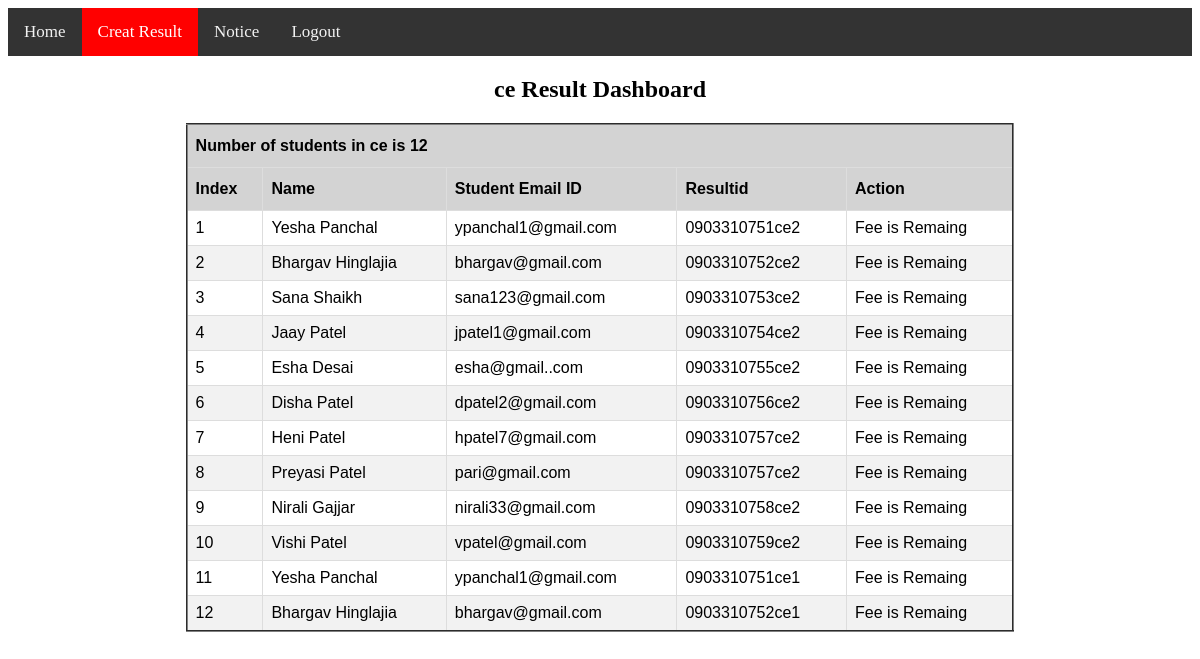
Screenshot of /university/tec_b_and_sem.php (signed in) with the database file from the repository.
### tables this page shows
CREATE TABLE `ce_sem_2` (
  `sno` int(11) NOT NULL,
  `resultid` varchar(15) NOT NULL,
  `full_name` varchar(50) NOT NULL,
  `stu_email` varchar(50) NOT NULL,
  `student_num` varchar(11) NOT NULL,
  `parent_num` varchar(11) NOT NULL,
  `DOB` date NOT NULL,
  `fees_detail` tinyint(1) NOT NULL,
  `photo` varchar(100) NOT NULL
);

### university/tec_b_and_sem.php (the view, shortened to what this page needs)
<!DOCTYPE html>
<html>
<head>
  <link rel="stylesheet" href="https://cdnjs.cloudflare.com/ajax/libs/font-awesome/4.7.0/css/font-awesome.min.css">
</head>
<body>
<?php session_start();
    $branch = $_SESSION["branch"];
?>
    <div class="topnav" id="myTopnav">
  <a href="check_teacher.php">Home</a>
  <a href='<?php echo "tec_b_and_sem.php?branch=$branch";  ?>' class="active">Creat Result</a>
   <a href="show_notice.php?sign=1">Notice</a>
  <a href="teacherlogin.php">Logout</a>
</div>
<?php echo "<center><h2>$branch Result Dashboard <br></h2>"; ?>
</body>
</html>
<?php
    require_once('config.php');
    if( isset($_SESSION['sem']) )
    {
        $sem = $_SESSION["sem"];
        $table_name = $branch . "_sem_" . $sem;
        $sql = "SELECT * FROM `$table_name`";
        $result = mysqli_query( $conn , $sql );
            echo   "<table border='2' id='customers'>
                    <tbody>";
            echo "<tr><th colspan='5'>Number of students in $branch  is ";
            $num_of_row = mysqli_num_rows( $result );
            echo $num_of_row . "</th></tr>";
            echo"<th>Index</th>
                <th>Name</th>
                <th>Student Email ID</th>
                <th>Resultid</th><th>Action</th>";
            while( $row=mysqli_fetch_assoc($result) )
            {
                $fullname = $row["full_name"];
                $sno = $row["sno"];
                $stu_email = $row["stu_email"];
                $resultid = $row["resultid"];
                echo "<tr>
                        <td>$sno</td>
                        <td>$fullname</td>
                        <td>$stu_email</td>
                        <td>$resultid</td>
                        <td>";
                if( 0==$row["fees_detail"] )
                    echo "Fee is Remaing</td>";
                else
                    echo "<a href='create_result.php?branch=$branch&sem=$sem&sno=$sno'>Create Result</a></td> </tr>";
            }
    }
?>

### university/tec_b_and_sem.php (style rules this page uses)
.topnav { background-color: #333; overflow: hidden; }
.topnav a { float: left; display: block; color: #f2f2f2; text-align: center; padding: 14px 16px; text-decoration: none; font-size: 17px; }
.topnav a.active { background-color: red; color: white; }
#customers { font-family: Arial, Helvetica, sans-serif; border-collapse: collapse; width: 70%; }
#customers td, #customers th { border: 1px solid #ddd; padding: 8px; }
#customers tr:nth-child(even) { background-color: #f2f2f2; }
#customers th { padding-top: 12px; padding-bottom: 12px; text-align: left; background-color: lightgray; color: black; }

### rows the page displays
ce_sem_2: sno "1", full_name "Yesha Panchal", stu_email "ypanchal1@gmail.com", resultid "0903310751ce2", fees_detail "Fee is Remaing"
ce_sem_2: sno "2", full_name "Bhargav Hinglajia", stu_email "bhargav@gmail.com", resultid "0903310752ce2", fees_detail "Fee is Remaing"
ce_sem_2: sno "3", full_name "Sana Shaikh", stu_email "sana123@gmail.com", resultid "0903310753ce2", fees_detail "Fee is Remaing"
ce_sem_2: sno "4", full_name "Jaay Patel", stu_email "jpatel1@gmail.com", resultid "0903310754ce2", fees_detail "Fee is Remaing"
ce_sem_2: sno "5", full_name "Esha Desai", stu_email "esha@gmail..com", resultid "0903310755ce2", fees_detail "Fee is Remaing"
ce_sem_2: sno "6", full_name "Disha Patel", stu_email "dpatel2@gmail.com", resultid "0903310756ce2", fees_detail "Fee is Remaing"
ce_sem_2: sno "7", full_name "Heni Patel", stu_email "hpatel7@gmail.com", resultid "0903310757ce2", fees_detail "Fee is Remaing"
ce_sem_2: sno "8", full_name "Preyasi Patel", stu_email "pari@gmail.com", resultid "0903310757ce2", fees_detail "Fee is Remaing"
ce_sem_2: sno "9", full_name "Nirali Gajjar", stu_email "nirali33@gmail.com", resultid "0903310758ce2", fees_detail "Fee is Remaing"
ce_sem_2: sno "10", full_name "Vishi Patel", stu_email "vpatel@gmail.com", resultid "0903310759ce2", fees_detail "Fee is Remaing"
ce_sem_2: sno "11", full_name "Yesha Panchal", stu_email "ypanchal1@gmail.com", resultid "0903310751ce1", fees_detail "Fee is Remaing"
ce_sem_2: sno "12", full_name "Bhargav Hinglajia", stu_email "bhargav@gmail.com", resultid "0903310752ce1", fees_detail "Fee is Remaing"

### other values shown
$branch "ce"
$num_of_row "12"
